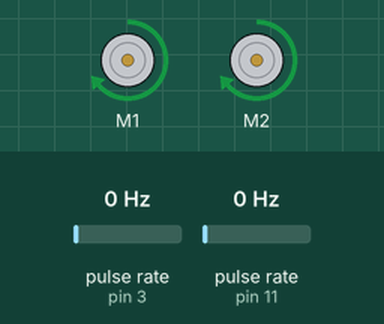
Recording of a sketch running on a simulated Arduino Uno, built with avr-gcc and run on an emulated ATmega328P. Shown: 2 × DC motor (green arrow = forward, orange = backward, longer = faster). Wiring (inferred from the names in the program): 2 × pulse sensor: data pin 3 / data pin 11. Inputs (shaded band) come from the test bench; at power-on: pulse rate (sensors on pin 3, pin 11) 0 Hz. What the sketch prints to the serial monitor is not drawn.

Above: at 1.2 s.
1.3 s: pulse rate (sensor on pin 3) set to 100 Hz
Timing chart, 0 to 4.3 s (numbered marks = the images above; inputs shaded):
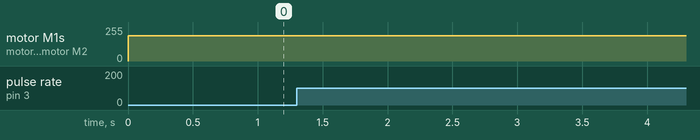

The sketch:

PID_forward.ino
```cpp
#include <EnableInterrupt.h>
#include <PID_v1.h>
#include <DualVNH5019MotorShield.h>

DualVNH5019MotorShield md;
// Define motor
#define M1_Encoder 3      //right motor pin A
#define M2_Encoder 11     //left motor pin A

/* Variable Declaration */
double leftEncoderValue = 0;
double rightEncoderValue = 0;
double output;
//double startLeftEncoderValue, startRightEncoderValue,

// Specify the links and initial tuning parameters
double Kp=2.6, Ki=-0.3, Kd=0.0; // 2.6, -0.18, 0.003
//double Kp=1.42, Ki=-0.137, Kd=0.003;
PID myPID(&rightEncoderValue, &output, &leftEncoderValue, Kp, Ki, Kd, DIRECT);

void setup() {
  // put your setup code here, to run once:
  pinMode(M1_Encoder, INPUT);
  pinMode(M2_Encoder, INPUT);
  /* Enable interrupt on rising edge */
  enableInterrupt(M2_Encoder, leftEncoderInc, RISING);
  enableInterrupt(M1_Encoder, rightEncoderInc, RISING);
  Serial.begin(9600);
  Serial.setTimeout(50);

  md.init();
  myPID.SetOutputLimits(-50, 50);
  myPID.SetMode(AUTOMATIC);
  myPID.SetSampleTime(5);
}

void loop() {
  //if (Serial.available() > 0)
  PIDforward(15);
  delay(5000);
}

void PIDforward(float grid) {

  double fwdLValue = leftEncoderValue;
  double fwdRValue = rightEncoderValue;
  double distance_tick = (562.25 * (grid * 10)) / (6.3 * 3.1416); //6.3 originally

  while ((leftEncoderValue <= fwdLValue + distance_tick) || (rightEncoderValue <= fwdRValue + distance_tick)) {
    Serial.println("---Before----");
    Serial.println(leftEncoderValue);
    Serial.println(rightEncoderValue);
    //md.setSpeeds(300,300);
    md.setSpeeds(300 - output, 300 + output);
    /*if (myPID.Compute())
    {
      Serial.println("+++After+++");
      Serial.println(leftEncoderValue);
      Serial.println(rightEncoderValue);
      Serial.println(output);
      md.setSpeeds(300 - output, 300 + output);

    }*/
  }
  md.setBrakes(400, 400);
}

void leftEncoderInc(void) {
  leftEncoderValue++;
}

void rightEncoderInc(void) {
  rightEncoderValue++;
}
```

Measured:
- after the input at 1.3 s, every drawn part: stays the same
